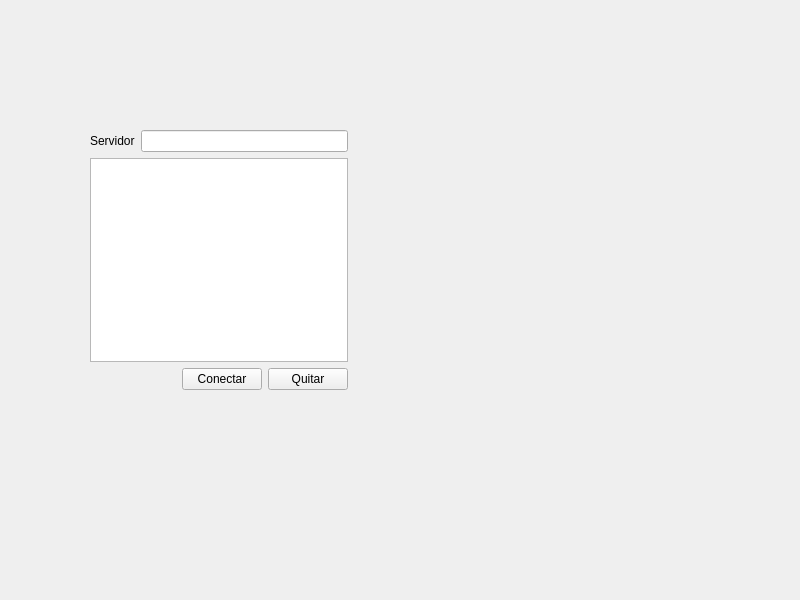
<?xml version="1.0" encoding="UTF-8"?>
<ui version="4.0">
 <class>Widget</class>
 <widget class="QWidget" name="Widget">
  <property name="geometry">
   <rect>
    <x>0</x>
    <y>0</y>
    <width>800</width>
    <height>600</height>
   </rect>
  </property>
  <property name="windowTitle">
   <string>Widget</string>
  </property>
  <widget class="QWidget" name="">
   <property name="geometry">
    <rect>
     <x>90</x>
     <y>130</y>
     <width>258</width>
     <height>260</height>
    </rect>
   </property>
   <layout class="QGridLayout" name="gridLayout">
    <item row="0" column="0">
     <layout class="QHBoxLayout" name="horizontalLayout_2">
      <item>
       <widget class="QLabel" name="label">
        <property name="text">
         <string>Servidor</string>
        </property>
       </widget>
      </item>
      <item>
       <widget class="QLineEdit" name="lineEdit"/>
      </item>
     </layout>
    </item>
    <item row="1" column="0">
     <widget class="QListWidget" name="listWidget"/>
    </item>
    <item row="2" column="0">
     <layout class="QHBoxLayout" name="horizontalLayout">
      <item>
       <spacer name="horizontalSpacer">
        <property name="orientation">
         <enum>Qt::Horizontal</enum>
        </property>
        <property name="sizeHint" stdset="0">
         <size>
          <width>40</width>
          <height>20</height>
         </size>
        </property>
       </spacer>
      </item>
      <item>
       <widget class="QPushButton" name="conectar">
        <property name="text">
         <string>Conectar</string>
        </property>
       </widget>
      </item>
      <item>
       <widget class="QPushButton" name="quitar">
        <property name="text">
         <string>Quitar</string>
        </property>
       </widget>
      </item>
     </layout>
    </item>
   </layout>
  </widget>
 </widget>
 <resources/>
 <connections/>
</ui>
